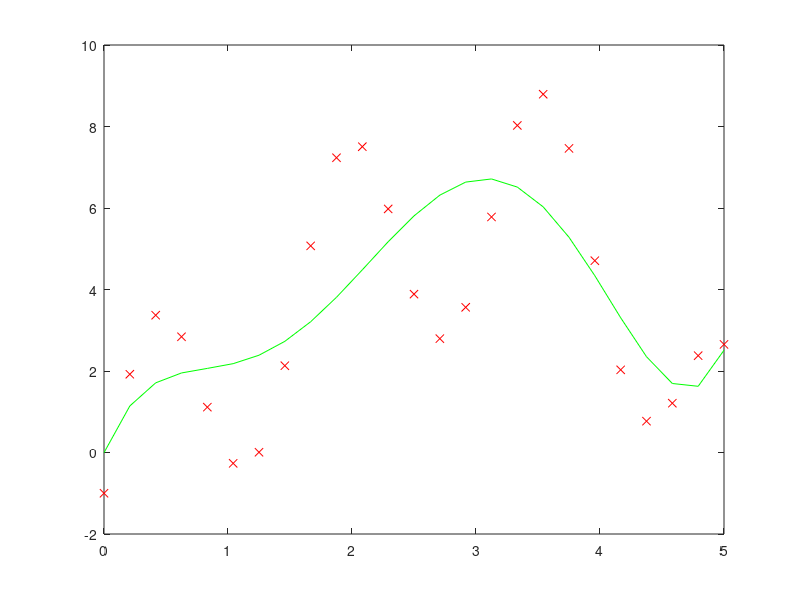

Recreate this plot in MATLAB.
%zadani
n = 25;
x = linspace(0,5,n)'; %hodnoty x_1
f = 3*sin(4*x) + 4*x - exp(0.6*x); %hodnoty f(x_i)
k = 5;
%zde napiste reseni
A =  fliplr(vander(x)); A = A(:,1:k+1);
c = A\f;
plot(x,f,'rx'), hold on,
plot(x,A*c,'g-'), hold off

cond(A)
norm(A.'*(A*c-f))
norm(A*c-f)
dot(A*c,A*c-f)
